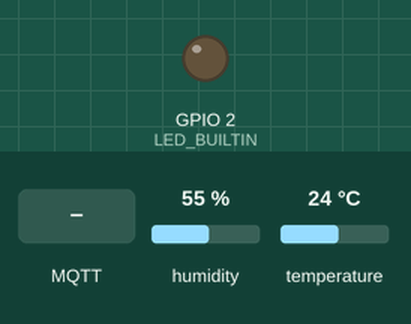
A sketch run on a simulated ESP32. Shown: output pins drawn as LEDs (lit = HIGH). The inputs (shaded band) are chosen by the test bench; at power-on: humidity 55 %, temperature 24 °C. WiFi joins after 1.5 s; servers stay silent unless stated; no MQTT or app messages arrive unless stated; what the sketch prints to the serial monitor is not drawn.

Above: at 2.7 s.
2.8 s: MQTT message "on" arrives on the first subscribed topic
At 3.9 s:
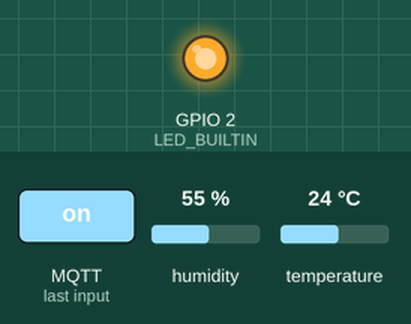
5.8 s: MQTT message "off" arrives on the first subscribed topic
At 6.2 s:
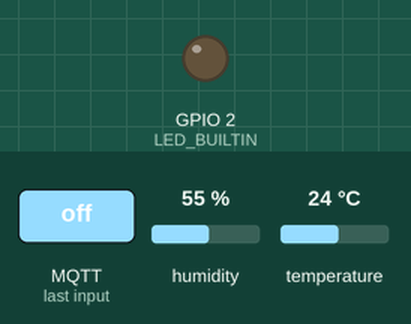
Timing chart, 0 to 8.8 s (numbered marks = the images above; inputs shaded):
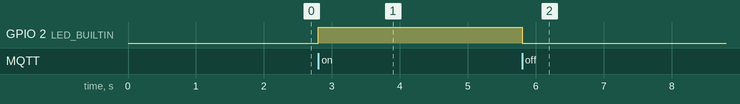

Measured:
- after the input at 2.8 s, GPIO 2 (LED_BUILTIN): LOW → HIGH at once
- after the input at 5.8 s, GPIO 2 (LED_BUILTIN): HIGH → LOW at once

The sketch:

ESP32_MQTT.ino
```cpp
#include <WiFi.h>
#include <PubSubClient.h>
#include <Wire.h>
#include "DHT.h"

const char* ssid = "Viens on Ken";
const char* password = "victor-wifi";

const char* mqtt_server = "172.20.10.3";

WiFiClient espClient;
PubSubClient client(espClient);
DHT dht(19, DHT11);

long lastMsg = 0;
char msg[50];
int value = 0;

float temperature = 0;
float humidity = 0;

void setup() {
	pinMode(LED_BUILTIN, OUTPUT);
	digitalWrite(LED_BUILTIN, 0);
	Serial.begin(115200);
	dht.begin();


	setup_wifi();
	client.setServer(mqtt_server, 1883);
	client.setCallback(callback);

}

void setup_wifi() {
	delay(10);
	Serial.println();
	Serial.print("Connecting to ");
	Serial.println(ssid);

	WiFi.begin(ssid, password);

	while (WiFi.status() != WL_CONNECTED) {
		delay(500);
		Serial.print(".");
	}

	Serial.println("");
	Serial.println("WiFi connected");
	Serial.println("IP address: ");
	Serial.println(WiFi.localIP());
}

void callback(char* topic, byte* message, unsigned int length) {
	Serial.print("Message arrived on topic: ");
	Serial.print(topic);
	Serial.print(". Message: ");
	String messageTemp;

	for (int i = 0; i < length; i++) {
		Serial.print((char)message[i]);
		messageTemp += (char)message[i];
	}
	Serial.println();

	if (String(topic) == "esp32/led") {
		Serial.print("Turning led to ");
		if(messageTemp == "on"){
			Serial.println("on");
			digitalWrite(LED_BUILTIN, HIGH);
		}
		else if(messageTemp == "off"){
			Serial.println("off");
			digitalWrite(LED_BUILTIN, LOW);
		}
	}
}

void reconnect() {
	while (!client.connected()) {
		Serial.print("Attempting MQTT connection...");
		if (client.connect("ESP32_Client")) {
			Serial.println("connected");
			client.subscribe("esp32/led");
		} else {
			Serial.print("failed, rc=");
			Serial.print(client.state());
			Serial.println(" try again in 5 seconds");
			delay(5000);
		}
	}
}
void loop() {
	if (!client.connected()) {
		reconnect();
	}
	client.loop();

	long now = millis();
	if (now - lastMsg > 10000) {
		lastMsg = now;

		temperature = dht.readTemperature();
		char tempString[8];
		dtostrf(temperature, 1, 2, tempString);
		Serial.print("Temperature: ");
		Serial.println(tempString);
		client.publish("esp32/temp", tempString);

		humidity = dht.readHumidity();
		char humString[8];
		dtostrf(humidity, 1, 2, humString);
		Serial.print("Humidity: ");
		Serial.println(humString);
		client.publish("esp32/humidity", humString);
	}
}
```
